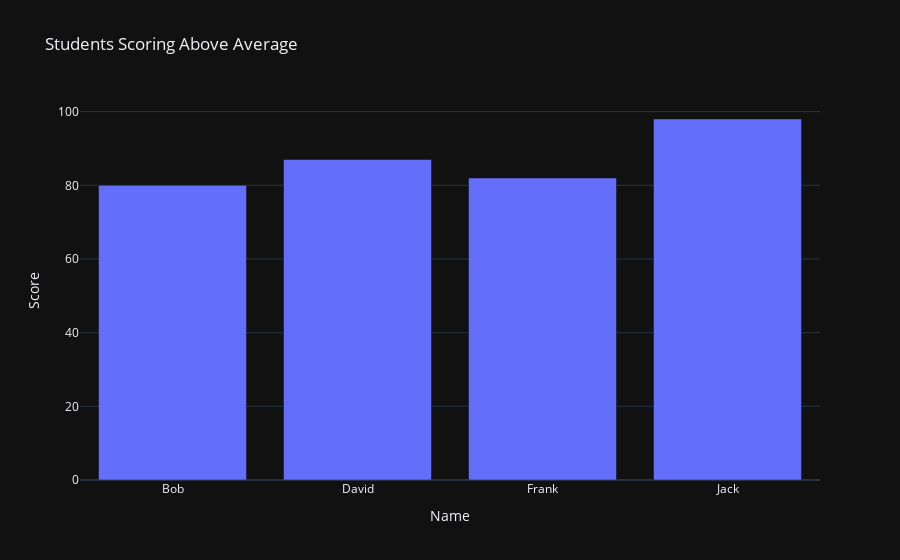

The notebook cell this image was saved under:
### Markdown cell above
# Comprehensive Coding Exercise - Live Coding
This task combines lists, dictionaries, functions, Numpy, Pandas, and Plotly.

Problem Statement:
- Generate 10 random student scores.
- Create a function to calculate the average score.
- Store student names and scores in a Pandas DataFrame.
- Filter students who scored above the average.
- Visualize the data using Plotly.

### Code cell
import numpy as np
import pandas as pd
import plotly.express as px
from random import randint

# 1. Generate random student scores
students = ['Alice', 'Bob', 'Charlie', 'David', 'Eve', 'Frank', 'Grace', 'Hannah', 'Ivy', 'Jack']
scores = [randint(50, 100) for _ in range(10)]

# 2. Function to calculate average score
def calculate_average(scores):
    return np.mean(scores)

average_score = calculate_average(scores)
print(f"Average score: {average_score}")

# 3. Create a DataFrame
data = {'Name': students, 'Score': scores}
df = pd.DataFrame(data)

# 4. Filter students with scores above average
above_average = df[df['Score'] > average_score]
print(above_average)

# 5. Visualize results with Plotly
fig = px.bar(above_average, x='Name', y='Score', title='Students Scoring Above Average')
fig.show()

### Figure 1 — Plotly figure (JSON) as saved in the notebook; plotly's stock layout.template omitted (floating-point values rounded to 4 significant figures)
{"data": [{"alignmentgroup": "True", "hovertemplate": "Name=%{x}<br>Score=%{y}<extra></extra>", "legendgroup": "", "marker": {"color": "#636efa", "pattern": {"shape": ""}}, "name": "", "offsetgroup": "", "orientation": "v", "showlegend": false, "textposition": "auto", "x": ["Bob", "David", "Frank", "Jack"], "xaxis": "x", "y": [80, 87, 82, 98], "yaxis": "y", "type": "bar"}], "layout": {"xaxis": {"anchor": "y", "domain": [0.0, 1.0], "title": {"text": "Name"}}, "yaxis": {"anchor": "x", "domain": [0.0, 1.0], "title": {"text": "Score"}}, "legend": {"tracegroupgap": 0}, "title": {"text": "Students Scoring Above Average"}, "barmode": "relative"}}
